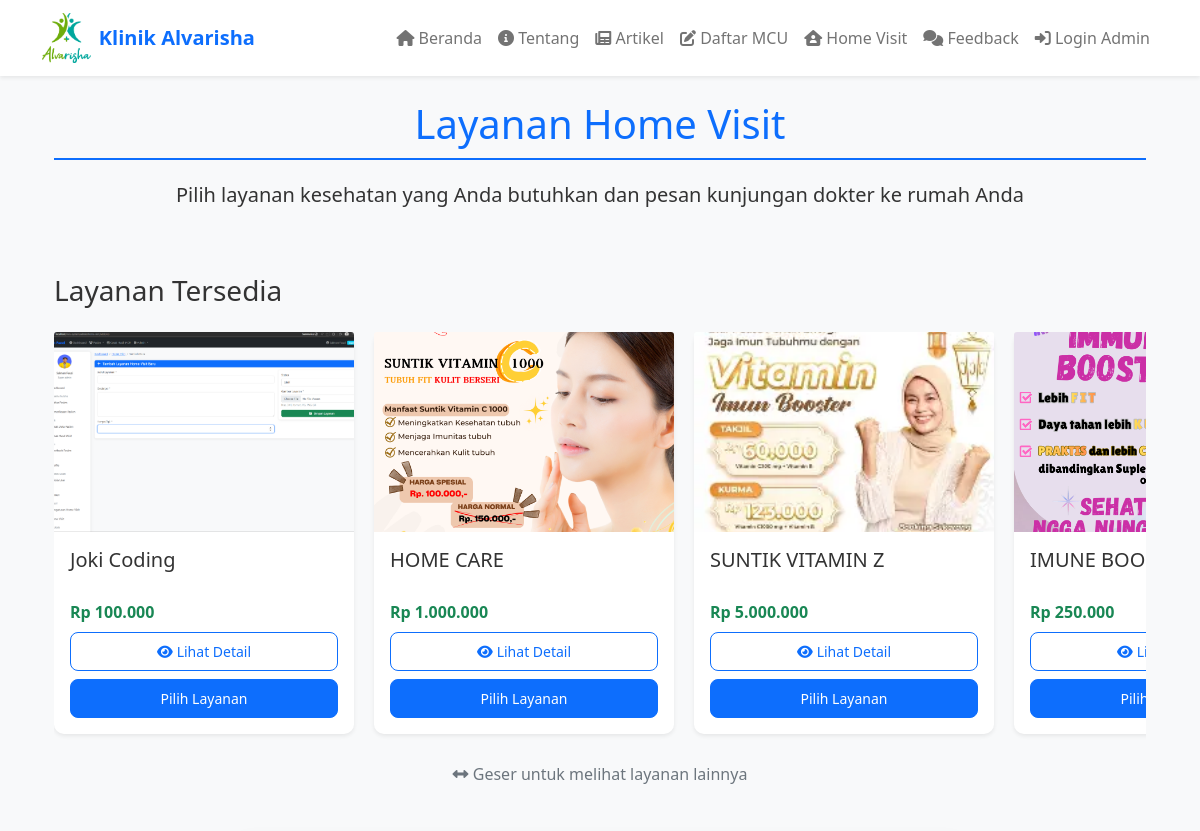
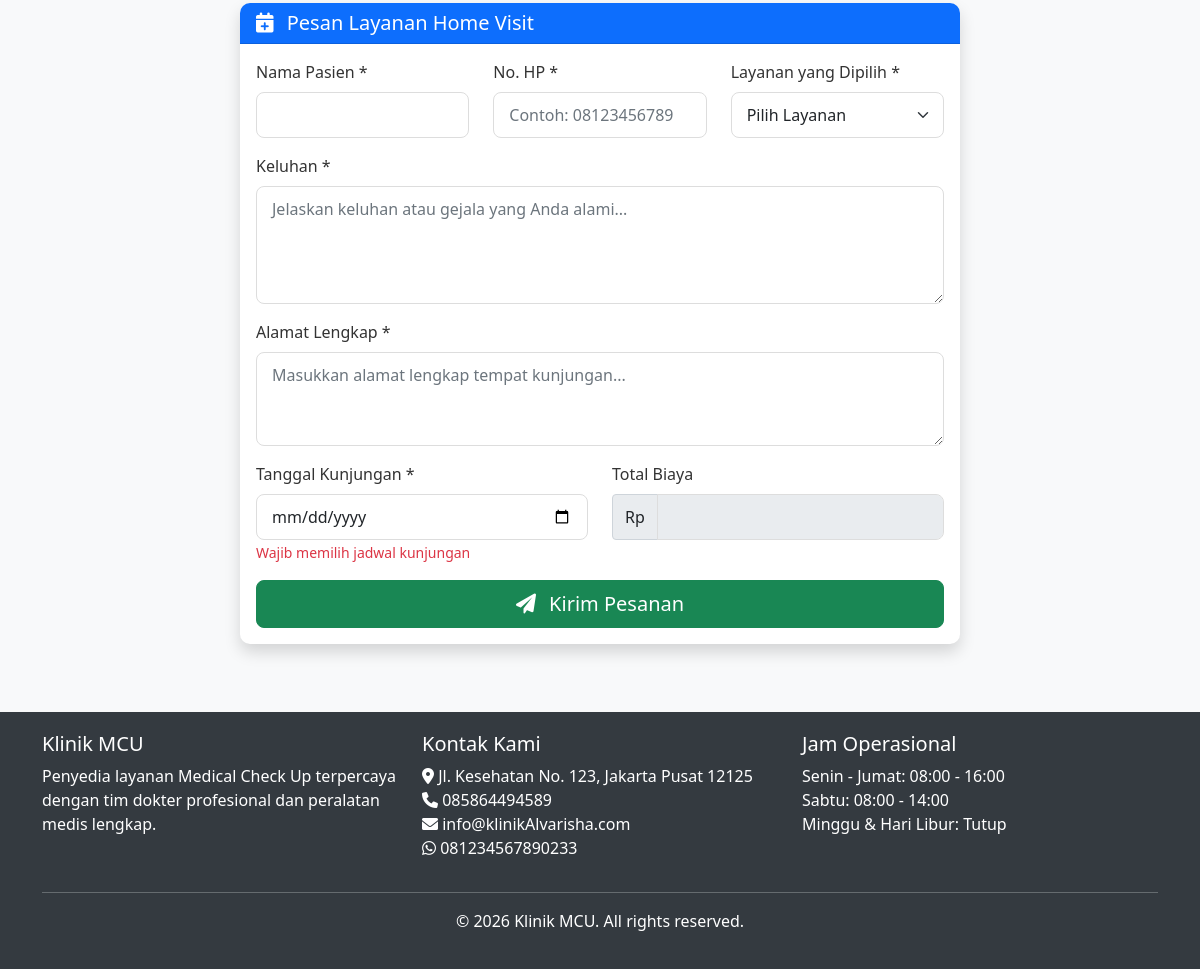
/frontend/home-visit.php, run on the app's committed database (2 pictures, top to bottom).
### tables this page shows
CREATE TABLE `pengaturan` (
  `id` int(11) NOT NULL,
  `nama_klinik` varchar(100) DEFAULT NULL,
  `alamat` text DEFAULT NULL,
  `telepon` varchar(20) DEFAULT NULL,
  `email` varchar(100) DEFAULT NULL,
  `whatsapp` varchar(20) DEFAULT NULL,
  `logo` varchar(255) DEFAULT NULL,
  `tentang` text DEFAULT NULL,
  `created_at` timestamp NOT NULL DEFAULT current_timestamp(),
  `hero_image` varchar(255) DEFAULT NULL
);

CREATE TABLE `home_visit_setting` (
  `id_setting` int(11) NOT NULL,
  `judul_layanan` varchar(100) NOT NULL,
  `deskripsi` text DEFAULT NULL,
  `harga` decimal(12,2) NOT NULL,
  `gambar` varchar(255) NOT NULL,
  `status` enum('aktif','nonaktif') DEFAULT 'aktif',
  `created_at` timestamp NOT NULL DEFAULT current_timestamp(),
  `updated_at` timestamp NOT NULL DEFAULT current_timestamp() ON UPDATE current_timestamp()
);

### includes/functions.php (called while the page is built, shortened)
<?php
require_once __DIR__ . '/../config/database.php';
function getSetting($key)
{
    global $conn;
    $query = "SELECT $key FROM pengaturan LIMIT 1";
    $result = mysqli_query($conn, $query);
    $row = mysqli_fetch_assoc($result);
    return $row[$key] ?? '';
}

### frontend/home-visit.php (the view, shortened to what this page needs)
<?php
require_once __DIR__ . '/../includes/header.php';
$query = "SELECT * FROM home_visit_setting WHERE status = 'aktif' ORDER BY created_at DESC";
$result = mysqli_query($conn, $query);
$services = mysqli_fetch_all($result, MYSQLI_ASSOC);
?>
<div class="container">
    <div class="row mb-5">
        <div class="col-12 text-center">
            <h1 class="page-title">Layanan Home Visit</h1>
            <p class="lead">Pilih layanan kesehatan yang Anda butuhkan dan pesan kunjungan dokter ke rumah Anda</p>
        </div>
    </div>
    <?php if (count($services) > 0): ?>
        <div class="row mb-5">
            <div class="col-12">
                <h3 class="mb-4">Layanan Tersedia</h3>
                <div class="services-gallery" style="overflow-x: auto; white-space: nowrap; padding-bottom: 20px;">
                    <div class="d-flex" style="gap: 20px;">
                        <?php foreach ($services as $service): ?>
                            <div class="service-card" style="min-width: 300px; max-width: 300px; display: inline-block; vertical-align: top; cursor: pointer;">
                                <div class="card shadow-sm h-100">
                                    <?php if ($service['gambar']): ?>
                                        <img src="<?php echo ASSETS_URL . '/' . $service['gambar']; ?>"
                                            class="card-img-top" alt="<?php echo htmlspecialchars($service['judul_layanan']); ?>"
                                            style="height: 200px; object-fit: cover;">
                                    <?php endif; ?>
                                    <div class="card-body d-flex flex-column">
                                        <h5 class="card-title"><?php echo htmlspecialchars($service['judul_layanan']); ?></h5>
                                        <div class="mt-auto">
                                            <p class="text-success fw-bold mb-2">
                                                Rp <?php echo number_format($service['harga'], 0, ',', '.'); ?>
                                            </p>
                                            <div class="d-grid gap-2">
                                                <button type="button" class="btn btn-outline-primary btn-sm view-detail"
                                                    data-id="<?php echo $service['id_setting']; ?>">
                                                    <i class="fas fa-eye me-1"></i>Lihat Detail
                                                </button>
                                                <button type="button" class="btn btn-primary btn-sm select-service"
                                                    data-id="<?php echo $service['id_setting']; ?>"
                                                    data-title="<?php echo htmlspecialchars($service['judul_layanan']); ?>"
                                                    data-price="<?php echo $service['harga']; ?>">
                                                    Pilih Layanan
                                                </button>
                                            </div>
                                        </div>
                                    </div>
                                </div>
                            </div>
                        <?php endforeach; ?>
                    </div>
                </div>
            </div>
        </div>
    <?php endif; ?>
    <div class="row">
        <div class="col-lg-8 mx-auto">
            <div class="card shadow">
                <div class="card-header bg-primary text-white">
                    <h5 class="mb-0">
                        <i class="fas fa-calendar-plus me-2"></i> Pesan Layanan Home Visit
                    </h5>
                </div>
                <div class="card-body">
                    <form id="bookingForm">
                        <div class="row">
                            <div class="col-md-4">
                                <div class="mb-3">
                                    <label class="form-label">Nama Pasien *</label>
                                    <input type="text" class="form-control" name="nama_pasien" required>
                                </div>
                            </div>
                            <div class="col-md-4">
                                <div class="mb-3">
                                    <label class="form-label">No. HP *</label>
                                    <input type="tel" class="form-control" name="no_hp" placeholder="Contoh: 08123456789" required>
                                </div>
                            </div>
                            <div class="col-md-4">
                                <div class="mb-3">
                                    <label class="form-label">Layanan yang Dipilih *</label>
                                    <select class="form-select" name="id_setting" id="serviceSelect" required>
                                        <option value="">Pilih Layanan</option>
                                    </select>
                                </div>
                            </div>
                        </div>
                        <div class="mb-3">
                            <label class="form-label">Keluhan *</label>
                            <textarea class="form-control" name="keluhan" rows="4" required
                                placeholder="Jelaskan keluhan atau gejala yang Anda alami..."></textarea>
                        </div>
                        <div class="mb-3">
                            <label class="form-label">Alamat Lengkap *</label>
                            <textarea class="form-control" name="alamat_visit" rows="3" required
                                placeholder="Masukkan alamat lengkap tempat kunjungan..."></textarea>
                        </div>
                        <div class="row">
                            <div class="col-md-6">
                                <div class="mb-3">
                                    <label class="form-label">Tanggal Kunjungan *</label>
                                    <input type="date" class="form-control" name="tanggal_kunjungan"
                                        min="<?php echo date('Y-m-d'); ?>" required>
                                    <small class="text-danger">Wajib memilih jadwal kunjungan</small>
                                </div>
                            </div>
                            <div class="col-md-6">
                                <div class="mb-3">
                                    <label class="form-label">Total Biaya</label>
                                    <div class="input-group">
                                        <span class="input-group-text">Rp</span>
                                        <input type="text" class="form-control" id="totalPrice" readonly>
                                    </div>
                                </div>
                            </div>
                        </div>
                        <div class="d-grid">
                            <button type="submit" class="btn btn-success btn-lg">
                                <i class="fas fa-paper-plane me-2"></i> Kirim Pesanan
                            </button>
                        </div>
                    </form>
                </div>
            </div>
        </div>
    </div>
</div>
<?php require_once __DIR__ . '/../includes/footer.php'; ?>

### includes/header.php (shortened to what this page needs)
<?php
require_once __DIR__ . '/functions.php';
?>
<!DOCTYPE html>
<html lang="id">
<head>
    <link href="https://cdn.jsdelivr.net/npm/bootstrap@5.1.3/dist/css/bootstrap.min.css" rel="stylesheet">
    <link rel="stylesheet" href="https://cdnjs.cloudflare.com/ajax/libs/font-awesome/6.0.0/css/all.min.css">
    <link rel="stylesheet" href="https://cdn.datatables.net/1.11.5/css/dataTables.bootstrap5.min.css">
    <link href="<?php echo ASSETS_URL; ?>/css/style.css" rel="stylesheet">
</head>
<body>
    <nav class="navbar navbar-expand-lg navbar-light bg-white shadow-sm">
        <div class="container">
            <a class="navbar-brand d-flex align-items-center" href="<?php echo BASE_URL; ?>">
                <?php
                $logo = getSetting('logo');
                $logo_src = $logo ? ASSETS_URL . '/' . $logo : ASSETS_URL . '/images/logo.png';
                ?>
                <img src="<?php echo $logo_src; ?>" alt="Logo" class="logo me-2">
                <span><?php echo getSetting('nama_klinik') ?: 'Klinik MCU'; ?></span>
            </a>
            <div class="collapse navbar-collapse" id="navbarNav">
                <ul class="navbar-nav ms-auto">
                    <li class="nav-item">
                        <a class="nav-link" href="<?php echo BASE_URL; ?>"><i class="fas fa-home"></i> Beranda</a>
                    </li>
                    <li class="nav-item">
                        <a class="nav-link" href="<?php echo BASE_URL; ?>/tentang.php"><i class="fas fa-info-circle"></i> Tentang</a>
                    </li>
                    <li class="nav-item">
                        <a class="nav-link" href="<?php echo BASE_URL; ?>/artikel.php"><i class="fas fa-newspaper"></i> Artikel</a>
                    </li>
                    <li class="nav-item">
                        <a class="nav-link" href="<?php echo BASE_URL; ?>/daftar-mcu.php"><i class="fas fa-edit"></i> Daftar MCU</a>
                    </li>
                    <li class="nav-item">
                        <a class="nav-link" href="<?php echo BASE_URL; ?>/home-visit.php"><i class="fas fa-house-user"></i> Home Visit</a>
                    </li>
                    <li class="nav-item">
                        <a class="nav-link" href="<?php echo BASE_URL; ?>/feedback.php"><i class="fas fa-comments"></i> Feedback</a>
                    </li>
                    <?php if (isset($_SESSION['admin_id'])): ?>
                        <li class="nav-item dropdown">
                            <a class="nav-link dropdown-toggle" href="#" id="navbarDropdown" role="button" data-bs-toggle="dropdown">
                                <i class="fas fa-user"></i> <?php echo $_SESSION['nama_lengkap']; ?>
                            </a>
                            <ul class="dropdown-menu">
                                <li><a class="dropdown-item" href="<?php echo ADMIN_URL; ?>/dashboard.php"><i class="fas fa-tachometer-alt"></i> Dashboard</a></li>
                                <li>
                                    <hr class="dropdown-divider">
                                </li>
                                <li><a class="dropdown-item" href="<?php echo ADMIN_URL; ?>/logout.php"><i class="fas fa-sign-out-alt"></i> Logout</a></li>
                            </ul>
                        </li>
                    <?php else: ?>
                        <li class="nav-item">
                            <a class="nav-link" href="<?php echo ADMIN_URL; ?>/index.php"><i class="fas fa-sign-in-alt"></i> Login Admin</a>
                        </li>
                    <?php endif; ?>
                </ul>
            </div>
        </div>
    </nav>
    <div class="main-content">
        <div class="container mt-4">

### includes/footer.php (shortened to what this page needs)
</div>
</div>
<footer class="mt-5">
    <div class="container">
        <div class="row">
            <div class="col-md-4">
                <h5>Klinik MCU</h5>
                <p>Penyedia layanan Medical Check Up terpercaya dengan tim dokter profesional dan peralatan medis lengkap.</p>
            </div>
            <div class="col-md-4">
                <h5>Kontak Kami</h5>
                <ul class="list-unstyled">
                    <li><i class="fas fa-map-marker-alt"></i> <?php echo getSetting('alamat'); ?></li>
                    <li><i class="fas fa-phone"></i> <?php echo getSetting('telepon'); ?></li>
                    <li><i class="fas fa-envelope"></i> <?php echo getSetting('email'); ?></li>
                    <li><i class="fab fa-whatsapp"></i> <?php echo getSetting('whatsapp'); ?></li>
                </ul>
            </div>
            <div class="col-md-4">
                <h5>Jam Operasional</h5>
                <ul class="list-unstyled">
                    <li>Senin - Jumat: 08:00 - 16:00</li>
                    <li>Sabtu: 08:00 - 14:00</li>
                    <li>Minggu & Hari Libur: Tutup</li>
                </ul>
            </div>
        </div>
        <hr class="bg-light">
        <div class="text-center">
            <p>&copy; <?php echo date('Y'); ?> Klinik MCU. All rights reserved.</p>
        </div>
    </div>
</footer>
</body>
</html>

### assets/css/style.css (style rules this page uses)
:root { --primary-color: #0d6efd; --secondary-color: #6c757d; --success-color: #198754; --danger-color: #dc3545; --warning-color: #ffc107; --info-color: #0dcaf0; --light-color: #f8f9fa; --dark-color: #212529; }
body { font-family: 'Segoe UI', Tahoma, Geneva, Verdana, sans-serif; color: #333; background-color: #f8f9fa; }
.card { border-radius: 10px; box-shadow: 0 2px 10px rgba(0,0,0,0.1); border: none; margin-bottom: 20px; }
.card-header { border-radius: 10px 10px 0 0 !important; font-weight: 600; }
.btn { border-radius: 8px; font-weight: 500; padding: 8px 20px; }
.btn-primary { background-color: var(--primary-color); border-color: var(--primary-color); }
.btn-success { background-color: var(--success-color); border-color: var(--success-color); }
.form-control, .form-select { border-radius: 8px; border: 1px solid #ddd; padding: 10px 15px; }
.navbar-brand { font-weight: bold; }
.page-title { color: var(--primary-color); border-bottom: 2px solid var(--primary-color); padding-bottom: 10px; margin-bottom: 20px; }

### includes/header.php (style rules this page uses)
:root { --primary-color: #0d6efd; --secondary-color: #6c757d; --success-color: #198754; --danger-color: #dc3545; --warning-color: #ffc107; --info-color: #0dcaf0; }
body { font-family: 'Segoe UI', Tahoma, Geneva, Verdana, sans-serif; background-color: #f8f9fa; min-height: 100vh; display: flex; flex-direction: column; }
.main-content { flex: 1; }
.navbar-brand { font-weight: bold; color: var(--primary-color) !important; }
.card { border-radius: 10px; box-shadow: 0 2px 10px rgba(0, 0, 0, 0.1); margin-bottom: 20px; }
.card-header { border-radius: 10px 10px 0 0 !important; font-weight: 600; }
.btn-primary { background-color: var(--primary-color); border-color: var(--primary-color); }
footer { background-color: #343a40; color: white; padding: 20px 0; }
.form-control, .form-select { border-radius: 8px; border: 1px solid #ddd; }
.logo { max-height: 50px; }
.page-title { color: var(--primary-color); border-bottom: 2px solid var(--primary-color); padding-bottom: 10px; margin-bottom: 20px; }

### frontend/home-visit.php (style rules this page uses)
.service-card .card { transition: transform 0.2s, box-shadow 0.2s; }

### data on the page
pengaturan: logo (picture), nama_klinik "Klinik Alvarisha", alamat "Jl. Kesehatan No. 123, Jakarta Pusat 12125", telepon "085864494589", email "info@klinikAlvarisha.com", whatsapp "081234567890233"
home_visit_setting: gambar (picture), judul_layanan "Joki Coding", harga "100.000"
home_visit_setting: gambar (picture), judul_layanan "HOME CARE", harga "1.000.000"
home_visit_setting: gambar (picture), judul_layanan "SUNTIK VITAMIN Z", harga "5.000.000"
home_visit_setting: gambar (picture), judul_layanan "IMUNE…", harga "250.000"
